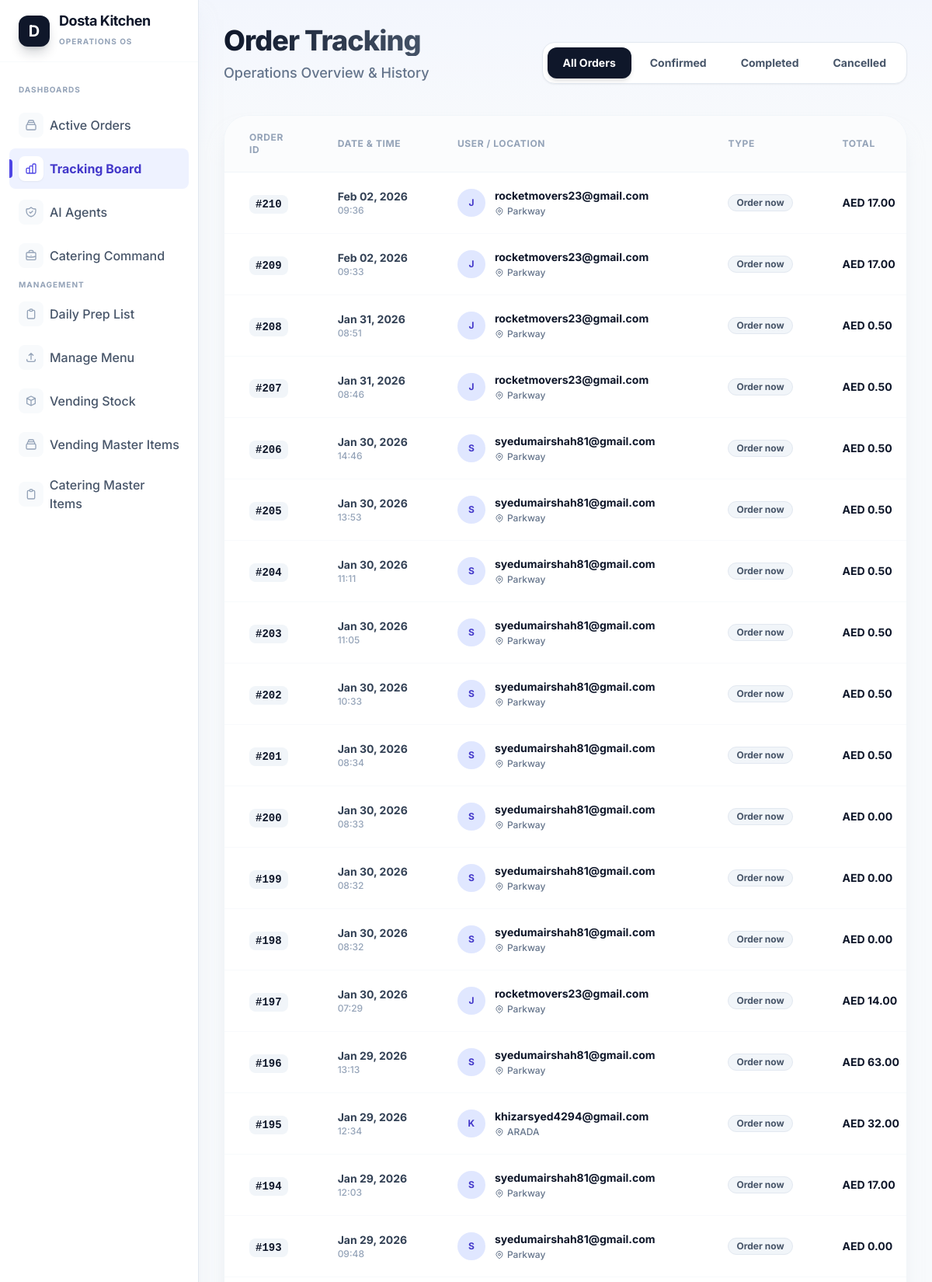
Screenshot of /kitchen/tracking/ (signed in, upper part) with the database file from the repository.
### vending/models.py (models this page shows, shortened)
class Order(models.Model):
    user = models.ForeignKey(settings.AUTH_USER_MODEL, related_name="orders", on_delete=models.CASCADE)
    location = models.ForeignKey(VendingLocation, related_name="orders", on_delete=models.PROTECT)
    plan_type = models.CharField(max_length=20, choices=PlanType.choices)
    plan_subtype = models.CharField(max_length=20, choices=PlanSubType.choices, default=PlanSubType.NONE)
    pickup_type = models.CharField(max_length=20, choices=PickupType.choices, null=True, blank=True)
    pickup_date = models.DateField(null=True, blank=True)
    pickup_slot = models.ForeignKey(PickupTimeSlot, related_name="orders", on_delete=models.SET_NULL, null=True, blank=True)
    status = models.CharField(max_length=20, choices=OrderStatus.choices, default=OrderStatus.DRAFT)
    current_step = models.PositiveSmallIntegerField(default=1)
    total_amount = models.DecimalField(max_digits=10, decimal_places=2, default=0.00)
    pickup_code = models.CharField(max_length=50, blank=True, null=True)
    qr_code_url = models.URLField(max_length=500, blank=True, null=True)
    created_at = models.DateTimeField(auto_now_add=True)
    @property
    def is_weekly(self):
        return self.plan_subtype == PlanSubType.WEEKLY
    @property
    def is_monthly(self):
        return self.plan_subtype == PlanSubType.MONTHLY

class VendingLocation(models.Model):
    name = models.CharField(max_length=255)
    info = models.CharField(max_length=255)
    hours = models.CharField(max_length=255, blank=True)
    latitude = models.DecimalField(max_digits=9, decimal_places=6)
    longitude = models.DecimalField(max_digits=9, decimal_places=6)
    serial_number = models.CharField(max_length=255, blank=True, null=True)
    is_active = models.BooleanField(default=True)
    created_at = models.DateTimeField(auto_now_add=True)

### kitchen/views.py (the view)
# urls.py: path('tracking/', views.TrackingView.as_view(), name='tracking_dashboard'),
class TrackingView(LoginRequiredMixin, UserPassesTestMixin, ListView):
    model = Order
    template_name = 'kitchen/tracking.html'
    context_object_name = 'orders'
    def test_func(self):
        return is_kitchen_admin(self.request.user)
    ordering = ['-created_at']
    def get_queryset(self):
        qs = Order.objects.all().order_by('-created_at')
        status_filter = self.request.GET.get('status')
        if status_filter:
            qs = qs.filter(status=status_filter)
        return qs

### kitchen/views.py (called while the page is built)
def is_kitchen_admin(user):
    return user.is_authenticated and (user.is_staff or user.is_superuser)

### kitchen/templates/kitchen/tracking.html (shortened to what this page needs)
{% extends 'kitchen/base.html' %} {% block content %}
<div class="max-w-7xl mx-auto pb-12 animate-fade-in-up">
 <div
  class="flex flex-col md:flex-row md:items-end justify-between gap-6 mb-10">
  <div>
   <h2
    class="text-4xl font-extrabold text-transparent bg-clip-text bg-gradient-to-r from-slate-900 to-slate-600 tracking-tight">
   </h2>
   <p class="text-slate-500 mt-2 text-lg font-medium">
    Operations Overview & History
   </p>
  </div>
  <div
   class="bg-white p-1.5 rounded-2xl shadow-sm border border-slate-200 inline-flex flex-wrap gap-1">
   <a
    href="?status="
    class="px-5 py-2.5 rounded-xl text-sm font-bold transition-all duration-200 {% if not request.GET.status %}bg-slate-900 text-white shadow-md{% else %}text-slate-600 hover:bg-slate-50 hover:text-slate-900{% endif %}">
    All Orders
   </a>
   <a
    href="?status=CONFIRMED"
    class="px-5 py-2.5 rounded-xl text-sm font-bold transition-all duration-200 {% if request.GET.status == 'CONFIRMED' %}bg-blue-600 text-white shadow-md shadow-blue-200{% else %}text-slate-600 hover:bg-blue-50 hover:text-blue-700{% endif %}">
    Confirmed
   </a>
   <a
    href="?status=COMPLETED"
    class="px-5 py-2.5 rounded-xl text-sm font-bold transition-all duration-200 {% if request.GET.status == 'COMPLETED' %}bg-emerald-600 text-white shadow-md shadow-emerald-200{% else %}text-slate-600 hover:bg-emerald-50 hover:text-emerald-700{% endif %}">
    Completed
   </a>
   <a
    href="?status=CANCELLED"
    class="px-5 py-2.5 rounded-xl text-sm font-bold transition-all duration-200 {% if request.GET.status == 'CANCELLED' %}bg-red-600 text-white shadow-md shadow-red-200{% else %}text-slate-600 hover:bg-red-50 hover:text-red-700{% endif %}">
    Cancelled
   </a>
  </div>
 </div>
 <div
  class="bg-white rounded-[2rem] shadow-xl shadow-slate-200/50 border border-slate-100 overflow-hidden">
  <div class="overflow-x-auto">
   <table class="min-w-full divide-y divide-slate-100">
    <thead>
     <tr class="bg-slate-50/50">
      <th
       scope="col"
       class="px-8 py-5 text-left text-xs font-bold text-slate-400 uppercase tracking-wider">
       Order ID
      </th>
      <th
       scope="col"
       class="px-8 py-5 text-left text-xs font-bold text-slate-400 uppercase tracking-wider">
       Date & Time
      </th>
      <th
       scope="col"
       class="px-8 py-5 text-left text-xs font-bold text-slate-400 uppercase tracking-wider">
       User / Location
      </th>
      <th
       scope="col"
       class="px-8 py-5 text-left text-xs font-bold text-slate-400 uppercase tracking-wider">
       Type
      </th>
      <th
       scope="col"
       class="px-8 py-5 text-left text-xs font-bold text-slate-400 uppercase tracking-wider">
       Total
      </th>
     </tr>
    </thead>
    <tbody class="bg-white divide-y divide-slate-50">
     {% for order in orders %}
     <tr class="group hover:bg-slate-50/80 transition-all duration-200">
      <td class="px-8 py-5 whitespace-nowrap">
       <span
        class="font-mono text-sm font-bold text-slate-900 bg-slate-100 px-2 py-1 rounded-lg"
        >#{{ order.id }}</span
       >
      </td>
      <td class="px-8 py-5 whitespace-nowrap">
       <div class="flex flex-col">
        <span class="text-sm font-bold text-slate-700"
         >{{ order.created_at|date:"M d, Y" }}</span
        >
        <span class="text-xs text-slate-400 font-medium"
         >{{ order.created_at|date:"H:i" }}</span
        >
       </div>
      </td>
      <td class="px-8 py-5 whitespace-nowrap">
       <div class="flex items-center">
        <div
         class="h-9 w-9 rounded-full bg-indigo-100 flex-shrink-0 flex items-center justify-center text-indigo-700 font-bold text-xs mr-3">
         {{ order.user.username|make_list|first|upper }}
        </div>
        <div>
         <div class="text-sm font-bold text-slate-900">
          {{ order.user.email|default:order.user.username }}
         </div>
         <div
          class="text-xs text-slate-500 font-medium flex items-center mt-0.5">
          {{ order.location.name }}
         </div>
        </div>
       </div>
      </td>
      <td
       class="px-8 py-5 whitespace-nowrap text-sm text-slate-600 font-medium">
       {% if order.is_weekly %}
       <span
        class="inline-flex items-center px-2.5 py-0.5 rounded-full text-xs font-bold bg-purple-50 text-purple-700 border border-purple-100">
        Weekly
       </span>
       {% elif order.is_monthly %}
       <span
        class="inline-flex items-center px-2.5 py-0.5 rounded-full text-xs font-bold bg-indigo-50 text-indigo-700 border border-indigo-100">
        Monthly
       </span>
       {% else %}
       <span
        class="inline-flex items-center px-2.5 py-0.5 rounded-full text-xs font-bold bg-slate-100 text-slate-600 border border-slate-200">
        {{ order.get_plan_type_display }}
       </span>
       {% endif %}
      </td>
      <td class="px-8 py-5 whitespace-nowrap text-sm font-bold text-slate-900">
       AED {{ order.total_amount }}
      </td>
     </tr>
     {% endfor %}
    </tbody>
   </table>
  </div>
 </div>
</div>
{% endblock %}

### kitchen/templates/kitchen/base.html (style rules this page uses)
body { font-family: "Inter", sans-serif; }

### kitchen/templates/kitchen/tracking.html (style rules this page uses)
.animate-fade-in-up { animation: fadeInUp 0.5s ease-out forwards; }

### rows the page displays
Order: id "210", created_at "Feb 02, 2026", created_at "09:36", user.username|make_list "J", user.email "rocketmovers23@gmail.com", location.name "Parkway", plan_type "Order now", total_amount "17.00"
Order: id "209", created_at "Feb 02, 2026", created_at "09:33", user.username|make_list "J", user.email "rocketmovers23@gmail.com", location.name "Parkway", plan_type "Order now", total_amount "17.00"
Order: id "208", created_at "Jan 31, 2026", created_at "08:51", user.username|make_list "J", user.email "rocketmovers23@gmail.com", location.name "Parkway", plan_type "Order now", total_amount "0.50"
Order: id "207", created_at "Jan 31, 2026", created_at "08:46", user.username|make_list "J", user.email "rocketmovers23@gmail.com", location.name "Parkway", plan_type "Order now", total_amount "0.50"
Order: id "206", created_at "Jan 30, 2026", created_at "14:46", user.username|make_list "S", user.email "syedumairshah81@gmail.com", location.name "Parkway", plan_type "Order now", total_amount "0.50"
Order: id "205", created_at "Jan 30, 2026", created_at "13:53", user.username|make_list "S", user.email "syedumairshah81@gmail.com", location.name "Parkway", plan_type "Order now", total_amount "0.50"
Order: id "204", created_at "Jan 30, 2026", created_at "11:11", user.username|make_list "S", user.email "syedumairshah81@gmail.com", location.name "Parkway", plan_type "Order now", total_amount "0.50"
Order: id "203", created_at "Jan 30, 2026", created_at "11:05", user.username|make_list "S", user.email "syedumairshah81@gmail.com", location.name "Parkway", plan_type "Order now", total_amount "0.50"
Order: id "202", created_at "Jan 30, 2026", created_at "10:33", user.username|make_list "S", user.email "syedumairshah81@gmail.com", location.name "Parkway", plan_type "Order now", total_amount "0.50"
Order: id "201", created_at "Jan 30, 2026", created_at "08:34", user.username|make_list "S", user.email "syedumairshah81@gmail.com", location.name "Parkway", plan_type "Order now", total_amount "0.50"
Order: id "200", created_at "Jan 30, 2026", created_at "08:33", user.username|make_list "S", user.email "syedumairshah81@gmail.com", location.name "Parkway", plan_type "Order now", total_amount "0.00"
Order: id "199", created_at "Jan 30, 2026", created_at "08:32", user.username|make_list "S", user.email "syedumairshah81@gmail.com", location.name "Parkway", plan_type "Order now", total_amount "0.00"
Order: id "198", created_at "Jan 30, 2026", created_at "08:32", user.username|make_list "S", user.email "syedumairshah81@gmail.com", location.name "Parkway", plan_type "Order now", total_amount "0.00"
Order: id "197", created_at "Jan 30, 2026", created_at "07:29", user.username|make_list "J", user.email "rocketmovers23@gmail.com", location.name "Parkway", plan_type "Order now", total_amount "14.00"
Order: id "196", created_at "Jan 29, 2026", created_at "13:13", user.username|make_list "S", user.email "syedumairshah81@gmail.com", location.name "Parkway", plan_type "Order now", total_amount "63.00"
Order: id "195", created_at "Jan 29, 2026", created_at "12:34", user.username|make_list "K", user.email "khizarsyed4294@gmail.com", location.name "ARADA", plan_type "Order now", total_amount "32.00"
Order: id "194", created_at "Jan 29, 2026", created_at "12:03", user.username|make_list "S", user.email "syedumairshah81@gmail.com", location.name "Parkway", plan_type "Order now", total_amount "17.00"
Order: id "193", created_at "Jan 29, 2026", created_at "09:48", user.username|make_list "S", user.email "syedumairshah81@gmail.com", location.name "Parkway", plan_type "Order now", total_amount "0.00"
